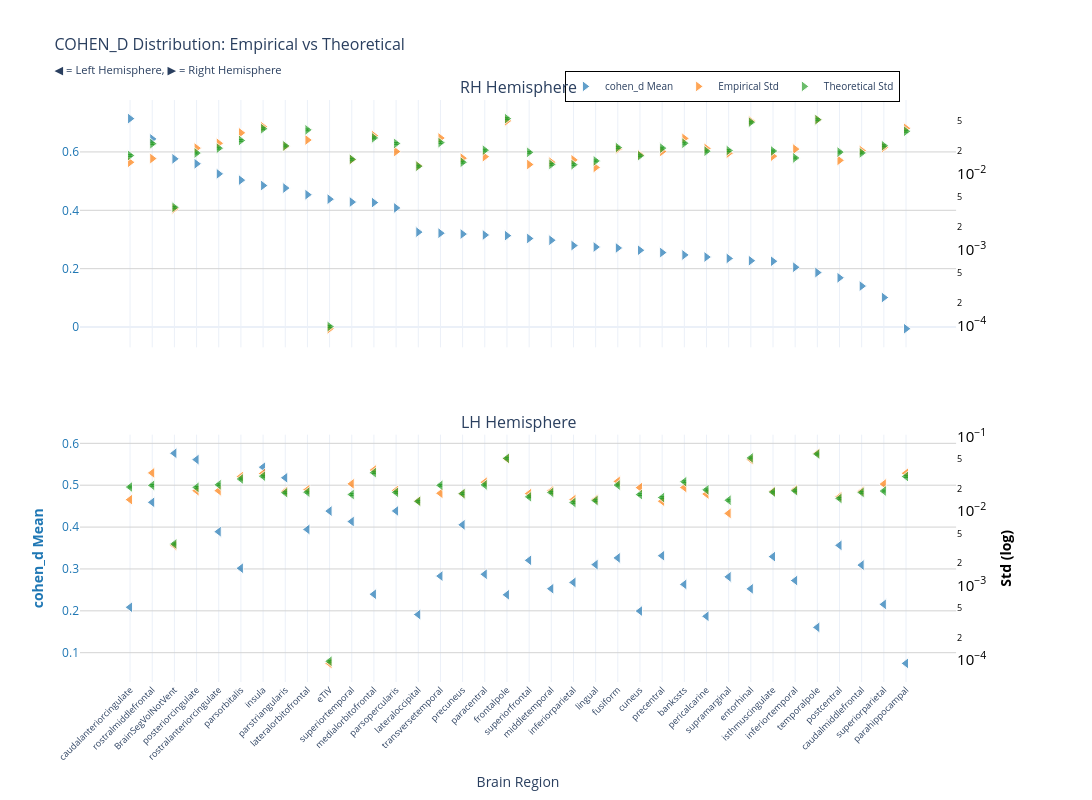
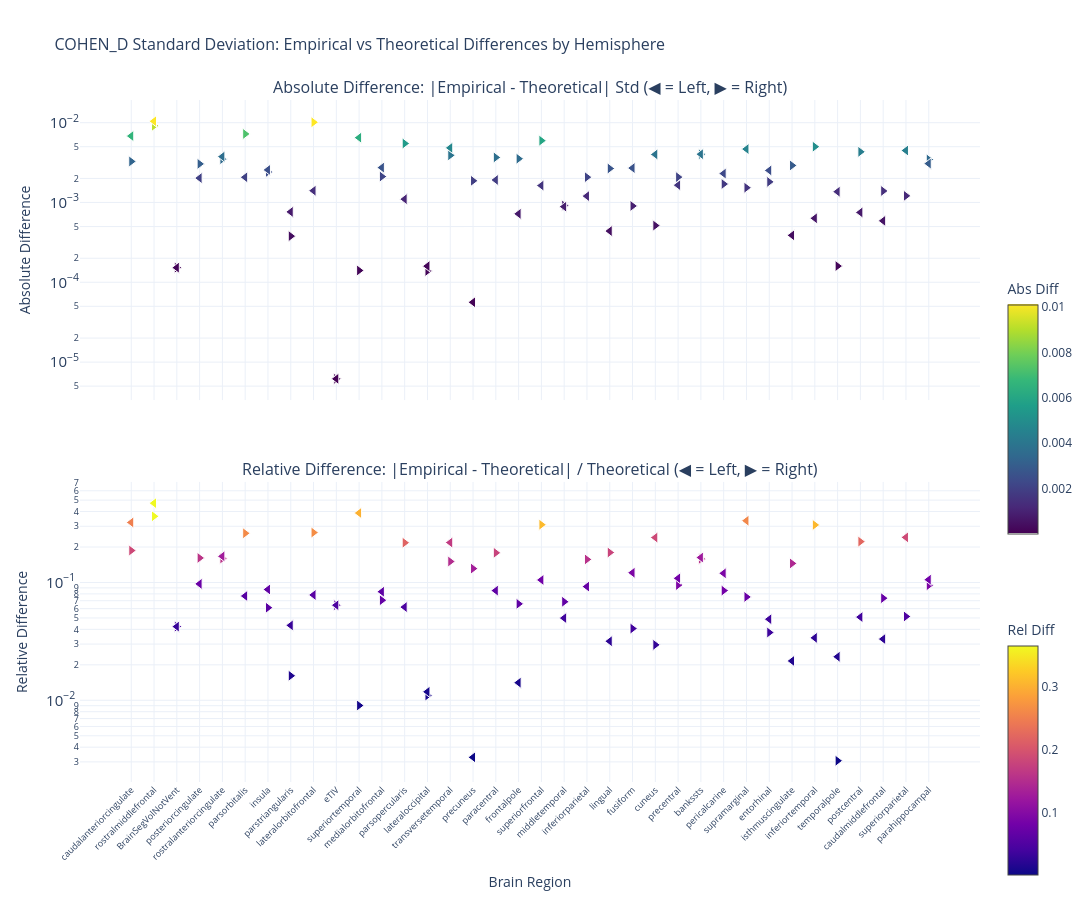

The code cell stored with these charts, in order, in its notebook:
### Markdown cell above
### p-value

### Code cell
nu_nav = df_npvr[(df_npvr["timepoint"] == "baseline") & (df_npvr["group"] == "HC-PD")]
data_path = stats_dir / f"cohen_d_baseline_{METRIC}.parquet"
df, stats = get_test_stats(
    data_path, stat_functions_F, nu_nav, hemisphere=True, study="baseline"
)
show_figure(
    stats, hemisphere=True, stat_name="cohen_d", study="baseline", metric=METRIC
)

### Figure 1 — Plotly figure (JSON) as saved in the notebook; plotly's stock layout.template omitted (floating-point values rounded to 4 significant figures)
{"data": [{"hovertemplate": "<b>%{x}</b><br>Mean cohen_d: %{y:.2f}<br><extra></extra>", "legendgroup": "mean", "marker": {"color": "#1f77b4", "line": {"color": "white", "width": 1}, "opacity": 0.7, "size": 10, "symbol": "triangle-right"}, "mode": "markers", "name": "cohen_d Mean", "showlegend": true, "type": "scatter", "x": ["caudalanteriorcingulate", "rostralmiddlefrontal", "BrainSegVolNotVent", "posteriorcingulate", "rostralanteriorcingulate", "parsorbitalis", "insula", "parstriangularis", "lateralorbitofrontal", "eTIV", "superiortemporal", "medialorbitofrontal", "parsopercularis", "lateraloccipital", "transversetemporal", "precuneus", "paracentral", "frontalpole", "superiorfrontal", "middletemporal", "inferiorparietal", "lingual", "fusiform", "cuneus", "precentral", "bankssts", "pericalcarine", "supramarginal", "entorhinal", "isthmuscingulate", "inferiortemporal", "temporalpole", "postcentral", "caudalmiddlefrontal", "superiorparietal", "parahippocampal"], "xaxis": "x", "y": [0.7142, 0.6446, 0.5763, 0.5594, 0.5249, 0.5034, 0.4848, 0.4762, 0.4535, 0.4382, 0.4283, 0.4265, 0.4081, 0.3252, 0.3216, 0.3186, 0.3153, 0.3132, 0.3035, 0.2974, 0.2792, 0.2742, 0.2709, 0.2631, 0.2551, 0.247, 0.2399, 0.2351, 0.2273, 0.2254, 0.205, 0.1866, 0.1688, 0.1403, 0.1011, -0.005829], "yaxis": "y"}, {"hovertemplate": "<b>%{x}</b><br>Empirical Std: %{y:.3f}<br><extra></extra>", "legendgroup": "empirical", "marker": {"color": "#ff7f0e", "line": {"color": "white", "width": 1}, "opacity": 0.7, "size": 10, "symbol": "triangle-right"}, "mode": "markers", "name": "Empirical Std", "showlegend": true, "type": "scatter", "x": ["caudalanteriorcingulate", "rostralmiddlefrontal", "BrainSegVolNotVent", "posteriorcingulate", "rostralanteriorcingulate", "parsorbitalis", "insula", "parstriangularis", "lateralorbitofrontal", "eTIV", "superiortemporal", "medialorbitofrontal", "parsopercularis", "lateraloccipital", "transversetemporal", "precuneus", "paracentral", "frontalpole", "superiorfrontal", "middletemporal", "inferiorparietal", "lingual", "fusiform", "cuneus", "precentral", "bankssts", "pericalcarine", "supramarginal", "entorhinal", "isthmuscingulate", "inferiortemporal", "temporalpole", "postcentral", "caudalmiddlefrontal", "superiorparietal", "parahippocampal"], "xaxis": "x", "y": [0.01424, 0.01594, 0.003462, 0.0219, 0.02535, 0.03485, 0.0419, 0.02306, 0.02803, 9.012e-05, 0.01543, 0.03201, 0.01973, 0.01277, 0.02978, 0.01612, 0.01689, 0.05018, 0.0133, 0.01427, 0.01531, 0.01218, 0.02138, 0.01791, 0.01981, 0.02943, 0.02167, 0.0188, 0.04999, 0.01715, 0.02125, 0.05187, 0.01509, 0.02033, 0.02233, 0.03998], "yaxis": "y2"}, {"error_y": {"array": [0.0004904, 0.0007027, 0.0001013, 0.0005284, 0.0006122, 0.0007741, 0.001106, 0.0006568, 0.001069, 2.698e-06, 0.0004363, 0.0008376, 0.0007064, 0.000354, 0.0007252, 0.0003993, 0.0005761, 0.001505, 0.0005394, 0.0003742, 0.0003708, 0.000416, 0.0006243, 0.0004875, 0.0006131, 0.0007118, 0.0005594, 0.0005697, 0.00135, 0.0005622, 0.0004552, 0.001458, 0.0005435, 0.0005305, 0.0006596, 0.001023], "arrayminus": [0.0004768, 0.0006832, 9.848e-05, 0.0005137, 0.0005953, 0.0007526, 0.001076, 0.0006386, 0.001039, 2.623e-06, 0.0004242, 0.0008143, 0.0006869, 0.0003442, 0.0007051, 0.0003882, 0.0005601, 0.001463, 0.0005245, 0.0003639, 0.0003605, 0.0004044, 0.000607, 0.0004739, 0.0005962, 0.0006921, 0.0005439, 0.0005539, 0.001313, 0.0005466, 0.0004426, 0.001417, 0.0005284, 0.0005158, 0.0006413, 0.0009948], "color": "#2ca02c", "thickness": 1, "type": "data", "visible": true, "width": 2}, "hovertemplate": "<b>%{x}</b><br>Theoretical Std: %{y:.3f}<br><extra></extra>", "legendgroup": "theoretical", "marker": {"color": "#2ca02c", "line": {"color": "white", "width": 1}, "opacity": 0.7, "size": 10, "symbol": "triangle-right"}, "mode": "markers", "name": "Theoretical Std", "showlegend": true, "type": "scatter", "x": ["caudalanteriorcingulate", "rostralmiddlefrontal", "BrainSegVolNotVent", "posteriorcingulate", "rostralanteriorcingulate", "parsorbitalis", "insula", "parstriangularis", "lateralorbitofrontal", "eTIV", "superiortemporal", "medialorbitofrontal", "parsopercularis", "lateraloccipital", "transversetemporal", "precuneus", "paracentral", "frontalpole", "superiorfrontal", "middletemporal", "inferiorparietal", "lingual", "fusiform", "cuneus", "precentral", "bankssts", "pericalcarine", "supramarginal", "entorhinal", "isthmuscingulate", "inferiortemporal", "temporalpole", "postcentral", "caudalmiddlefrontal", "superiorparietal", "parahippocampal"], "xaxis": "x", "y": [0.0175, 0.02508, 0.003615, 0.01886, 0.02185, 0.02763, 0.03949, 0.02344, 0.03815, 9.63e-05, 0.01557, 0.02989, 0.02521, 0.01263, 0.02588, 0.01425, 0.02056, 0.05371, 0.01925, 0.01336, 0.01323, 0.01485, 0.02228, 0.0174, 0.02188, 0.02541, 0.01997, 0.02033, 0.04818, 0.02007, 0.01625, 0.05203, 0.0194, 0.01894, 0.02354, 0.03652], "yaxis": "y2"}, {"hovertemplate": "<b>%{x}</b><br>Mean cohen_d: %{y:.2f}<br><extra></extra>", "legendgroup": "mean", "marker": {"color": "#1f77b4", "line": {"color": "white", "width": 1}, "opacity": 0.7, "size": 10, "symbol": "triangle-left"}, "mode": "markers", "name": "cohen_d Mean", "showlegend": false, "type": "scatter", "x": ["BrainSegVolNotVent", "posteriorcingulate", "insula", "parstriangularis", "rostralmiddlefrontal", "parsopercularis", "eTIV", "superiortemporal", "precuneus", "lateralorbitofrontal", "rostralanteriorcingulate", "postcentral", "precentral", "isthmuscingulate", "fusiform", "superiorfrontal", "lingual", "caudalmiddlefrontal", "parsorbitalis", "paracentral", "transversetemporal", "supramarginal", "inferiortemporal", "inferiorparietal", "bankssts", "middletemporal", "entorhinal", "medialorbitofrontal", "frontalpole", "superiorparietal", "caudalanteriorcingulate", "cuneus", "lateraloccipital", "pericalcarine", "temporalpole", "parahippocampal"], "xaxis": "x2", "y": [0.5763, 0.5611, 0.5431, 0.5178, 0.4591, 0.4385, 0.4382, 0.4132, 0.4054, 0.3944, 0.389, 0.3563, 0.3316, 0.3295, 0.3264, 0.3206, 0.3103, 0.3093, 0.3018, 0.2874, 0.283, 0.2811, 0.2723, 0.2679, 0.2632, 0.2528, 0.2525, 0.2397, 0.2383, 0.2155, 0.2085, 0.1994, 0.1911, 0.187, 0.1605, 0.0745], "yaxis": "y3"}, {"hovertemplate": "<b>%{x}</b><br>Empirical Std: %{y:.3f}<br><extra></extra>", "legendgroup": "empirical", "marker": {"color": "#ff7f0e", "line": {"color": "white", "width": 1}, "opacity": 0.7, "size": 10, "symbol": "triangle-left"}, "mode": "markers", "name": "Empirical Std", "showlegend": false, "type": "scatter", "x": ["BrainSegVolNotVent", "posteriorcingulate", "insula", "parstriangularis", "rostralmiddlefrontal", "parsopercularis", "eTIV", "superiortemporal", "precuneus", "lateralorbitofrontal", "rostralanteriorcingulate", "postcentral", "precentral", "isthmuscingulate", "fusiform", "superiorfrontal", "lingual", "caudalmiddlefrontal", "parsorbitalis", "paracentral", "transversetemporal", "supramarginal", "inferiortemporal", "inferiorparietal", "bankssts", "middletemporal", "entorhinal", "medialorbitofrontal", "frontalpole", "superiorparietal", "caudalanteriorcingulate", "cuneus", "lateraloccipital", "pericalcarine", "temporalpole", "parahippocampal"], "xaxis": "x2", "y": [0.003462, 0.01877, 0.03191, 0.0184, 0.03254, 0.01892, 9.012e-05, 0.02318, 0.01708, 0.01933, 0.01877, 0.01553, 0.01355, 0.01835, 0.02503, 0.01714, 0.01427, 0.01838, 0.02903, 0.02437, 0.01733, 0.009302, 0.01936, 0.01423, 0.02073, 0.01868, 0.04918, 0.0355, 0.05033, 0.02304, 0.01423, 0.02064, 0.01367, 0.01695, 0.05967, 0.03214], "yaxis": "y4"}, {"error_y": {"array": [0.0001013, 0.0005826, 0.0008224, 0.000494, 0.0006198, 0.0004994, 2.698e-06, 0.0004677, 0.0004801, 0.0005024, 0.0006311, 0.0004141, 0.0004257, 0.0005033, 0.0006255, 0.0004346, 0.0003874, 0.0004984, 0.0007554, 0.0006291, 0.0006209, 0.0003915, 0.0005246, 0.0003651, 0.0006936, 0.0004985, 0.001449, 0.000918, 0.00143, 0.0005201, 0.0005891, 0.0004663, 0.0003785, 0.0005393, 0.001634, 0.0008145], "arrayminus": [9.848e-05, 0.0005664, 0.0007996, 0.0004804, 0.0006026, 0.0004855, 2.623e-06, 0.0004548, 0.0004668, 0.0004884, 0.0006136, 0.0004026, 0.0004139, 0.0004893, 0.0006082, 0.0004226, 0.0003767, 0.0004846, 0.0007344, 0.0006116, 0.0006037, 0.0003806, 0.0005101, 0.000355, 0.0006744, 0.0004847, 0.001409, 0.0008925, 0.001391, 0.0005057, 0.0005727, 0.0004533, 0.000368, 0.0005244, 0.001588, 0.000792], "color": "#2ca02c", "thickness": 1, "type": "data", "visible": true, "width": 2}, "hovertemplate": "<b>%{x}</b><br>Theoretical Std: %{y:.3f}<br><extra></extra>", "legendgroup": "theoretical", "marker": {"color": "#2ca02c", "line": {"color": "white", "width": 1}, "opacity": 0.7, "size": 10, "symbol": "triangle-left"}, "mode": "markers", "name": "Theoretical Std", "showlegend": false, "type": "scatter", "x": ["BrainSegVolNotVent", "posteriorcingulate", "insula", "parstriangularis", "rostralmiddlefrontal", "parsopercularis", "eTIV", "superiortemporal", "precuneus", "lateralorbitofrontal", "rostralanteriorcingulate", "postcentral", "precentral", "isthmuscingulate", "fusiform", "superiorfrontal", "lingual", "caudalmiddlefrontal", "parsorbitalis", "paracentral", "transversetemporal", "supramarginal", "inferiortemporal", "inferiorparietal", "bankssts", "middletemporal", "entorhinal", "medialorbitofrontal", "frontalpole", "superiorparietal", "caudalanteriorcingulate", "cuneus", "lateraloccipital", "pericalcarine", "temporalpole", "parahippocampal"], "xaxis": "x2", "y": [0.003615, 0.02079, 0.02935, 0.01763, 0.02212, 0.01782, 9.63e-05, 0.01669, 0.01714, 0.01793, 0.02253, 0.01478, 0.01519, 0.01796, 0.02233, 0.01551, 0.01383, 0.01779, 0.02696, 0.02245, 0.02216, 0.01397, 0.01872, 0.01303, 0.02476, 0.01779, 0.05171, 0.03276, 0.05105, 0.01856, 0.02102, 0.01664, 0.01351, 0.01925, 0.05831, 0.02907], "yaxis": "y4"}], "layout": {"annotations": [{"font": {"size": 16}, "showarrow": false, "text": "RH Hemisphere", "x": 0.47, "xanchor": "center", "xref": "paper", "y": 1, "yanchor": "bottom", "yref": "paper"}, {"font": {"size": 16}, "showarrow": false, "text": "LH Hemisphere", "x": 0.47, "xanchor": "center", "xref": "paper", "y": 0.425, "yanchor": "bottom", "yref": "paper"}], "height": 800, "hovermode": "x", "legend": {"bgcolor": "rgba(255, 255, 255, 0.9)", "bordercolor": "black", "borderwidth": 1, "font": {"size": 10}, "orientation": "h", "x": 0.7, "xanchor": "center", "y": 1.05}, "title": {"font": {"size": 16}, "text": "COHEN_D Distribution: Empirical vs Theoretical<br><sub>◀ = Left Hemisphere, ▶ = Right Hemisphere</sub>"}, "width": 1400, "xaxis": {"anchor": "y", "domain": [0, 0.94], "matches": "x2", "showticklabels": false}, "xaxis2": {"anchor": "y3", "domain": [0, 0.94], "tickangle": -45, "tickfont": {"size": 9}, "title": {"text": "Brain Region"}}, "yaxis": {"anchor": "x", "domain": [0.575, 1], "gridcolor": "lightgray", "showgrid": true, "tickfont": {"color": "#1f77b4"}, "title": {"font": {"color": "#1f77b4"}, "text": ""}}, "yaxis2": {"anchor": "x", "exponentformat": "power", "overlaying": "y", "showgrid": false, "side": "right", "tickfont": {"color": "black"}, "title": {"font": {"color": "black"}, "text": ""}, "type": "log"}, "yaxis3": {"anchor": "x2", "domain": [0, 0.425], "gridcolor": "lightgray", "showgrid": true, "tickfont": {"color": "#1f77b4"}, "title": {"font": {"color": "#1f77b4"}, "text": "<b>cohen_d Mean</b>"}}, "yaxis4": {"anchor": "x2", "exponentformat": "power", "overlaying": "y3", "showgrid": false, "side": "right", "tickfont": {"color": "black"}, "title": {"font": {"color": "black"}, "text": "<b>Std (log)</b>"}, "type": "log"}}}

### Figure 2 — Plotly figure (JSON) as saved in the notebook; plotly's stock layout.template omitted (floating-point values rounded to 4 significant figures)
{"data": [{"hovertemplate": "<b>%{x}</b><br>Hemisphere: %{text}<br>Abs Diff: %{y:.4f}<br><extra></extra>", "legendgroup": "abs_rh", "marker": {"color": [0.003267, 0.00914, 0.0001526, 0.003045, 0.003494, 0.007226, 0.002411, 0.0003788, 0.01012, 6.176e-06, 0.0001407, 0.002113, 0.005485, 0.0001388, 0.003898, 0.001869, 0.00367, 0.003537, 0.005956, 0.0009164, 0.002076, 0.002666, 0.0009052, 0.0005139, 0.002079, 0.004028, 0.001703, 0.001532, 0.001812, 0.002912, 0.005, 0.0001597, 0.004309, 0.001394, 0.001211, 0.003458], "colorbar": {"len": 0.4, "title": {"text": "Abs Diff"}, "y": 0.75, "yanchor": "top"}, "colorscale": [[0, "#440154"], [0.1111, "#482878"], [0.2222, "#3e4989"], [0.3333, "#31688e"], [0.4444, "#26828e"], [0.5556, "#1f9e89"], [0.6667, "#35b779"], [0.7778, "#6ece58"], [0.8889, "#b5de2b"], [1, "#fde725"]], "line": {"color": "white", "width": 1}, "showscale": true, "size": 10, "symbol": "triangle-right"}, "mode": "markers", "name": "Absolute (rh)", "showlegend": false, "text": ["rh", "rh", "rh", "rh", "rh", "rh", "rh", "rh", "rh", "rh", "rh", "rh", "rh", "rh", "rh", "rh", "rh", "rh", "rh", "rh", "rh", "rh", "rh", "rh", "rh", "rh", "rh", "rh", "rh", "rh", "rh", "rh", "rh", "rh", "rh", "rh"], "type": "scatter", "x": ["caudalanteriorcingulate", "rostralmiddlefrontal", "BrainSegVolNotVent", "posteriorcingulate", "rostralanteriorcingulate", "parsorbitalis", "insula", "parstriangularis", "lateralorbitofrontal", "eTIV", "superiortemporal", "medialorbitofrontal", "parsopercularis", "lateraloccipital", "transversetemporal", "precuneus", "paracentral", "frontalpole", "superiorfrontal", "middletemporal", "inferiorparietal", "lingual", "fusiform", "cuneus", "precentral", "bankssts", "pericalcarine", "supramarginal", "entorhinal", "isthmuscingulate", "inferiortemporal", "temporalpole", "postcentral", "caudalmiddlefrontal", "superiorparietal", "parahippocampal"], "xaxis": "x", "y": [0.003267, 0.00914, 0.0001526, 0.003045, 0.003494, 0.007226, 0.002411, 0.0003788, 0.01012, 6.176e-06, 0.0001407, 0.002113, 0.005485, 0.0001388, 0.003898, 0.001869, 0.00367, 0.003537, 0.005956, 0.0009164, 0.002076, 0.002666, 0.0009052, 0.0005139, 0.002079, 0.004028, 0.001703, 0.001532, 0.001812, 0.002912, 0.005, 0.0001597, 0.004309, 0.001394, 0.001211, 0.003458], "yaxis": "y"}, {"hovertemplate": "<b>%{x}</b><br>Hemisphere: %{text}<br>Rel Diff: %{y:.2%}<br><extra></extra>", "legendgroup": "rel_rh", "marker": {"color": [0.1867, 0.3644, 0.0422, 0.1615, 0.1599, 0.2615, 0.06107, 0.01616, 0.2653, 0.06413, 0.009035, 0.07068, 0.2175, 0.01099, 0.1506, 0.1311, 0.1785, 0.06584, 0.3093, 0.06861, 0.1569, 0.1796, 0.04062, 0.02954, 0.095, 0.1586, 0.08531, 0.07537, 0.03762, 0.1451, 0.3078, 0.003069, 0.2222, 0.0736, 0.05144, 0.09469], "colorbar": {"len": 0.4, "title": {"text": "Rel Diff"}, "y": 0.25, "yanchor": "top"}, "colorscale": [[0, "#0d0887"], [0.1111, "#46039f"], [0.2222, "#7201a8"], [0.3333, "#9c179e"], [0.4444, "#bd3786"], [0.5556, "#d8576b"], [0.6667, "#ed7953"], [0.7778, "#fb9f3a"], [0.8889, "#fdca26"], [1, "#f0f921"]], "line": {"color": "white", "width": 1}, "showscale": true, "size": 10, "symbol": "triangle-right"}, "mode": "markers", "name": "Relative (rh)", "showlegend": false, "text": ["rh", "rh", "rh", "rh", "rh", "rh", "rh", "rh", "rh", "rh", "rh", "rh", "rh", "rh", "rh", "rh", "rh", "rh", "rh", "rh", "rh", "rh", "rh", "rh", "rh", "rh", "rh", "rh", "rh", "rh", "rh", "rh", "rh", "rh", "rh", "rh"], "type": "scatter", "x": ["caudalanteriorcingulate", "rostralmiddlefrontal", "BrainSegVolNotVent", "posteriorcingulate", "rostralanteriorcingulate", "parsorbitalis", "insula", "parstriangularis", "lateralorbitofrontal", "eTIV", "superiortemporal", "medialorbitofrontal", "parsopercularis", "lateraloccipital", "transversetemporal", "precuneus", "paracentral", "frontalpole", "superiorfrontal", "middletemporal", "inferiorparietal", "lingual", "fusiform", "cuneus", "precentral", "bankssts", "pericalcarine", "supramarginal", "entorhinal", "isthmuscingulate", "inferiortemporal", "temporalpole", "postcentral", "caudalmiddlefrontal", "superiorparietal", "parahippocampal"], "xaxis": "x2", "y": [0.1867, 0.3644, 0.0422, 0.1615, 0.1599, 0.2615, 0.06107, 0.01616, 0.2653, 0.06413, 0.009035, 0.07068, 0.2175, 0.01099, 0.1506, 0.1311, 0.1785, 0.06584, 0.3093, 0.06861, 0.1569, 0.1796, 0.04062, 0.02954, 0.095, 0.1586, 0.08531, 0.07537, 0.03762, 0.1451, 0.3078, 0.003069, 0.2222, 0.0736, 0.05144, 0.09469], "yaxis": "y2"}, {"hovertemplate": "<b>%{x}</b><br>Hemisphere: %{text}<br>Abs Diff: %{y:.4f}<br><extra></extra>", "legendgroup": "abs_lh", "marker": {"color": [0.0001526, 0.002023, 0.00256, 0.0007625, 0.01042, 0.001102, 6.176e-06, 0.006487, 5.62e-05, 0.001405, 0.003754, 0.0007512, 0.001649, 0.0003875, 0.002701, 0.001629, 0.0004387, 0.0005887, 0.002069, 0.001915, 0.004834, 0.004671, 0.0006341, 0.001202, 0.004031, 0.0008868, 0.002523, 0.002735, 0.0007204, 0.004481, 0.006796, 0.004001, 0.0001594, 0.002303, 0.001365, 0.00307], "colorbar": {"len": 0.4, "title": {"text": "Abs Diff"}, "y": 0.75, "yanchor": "top"}, "colorscale": [[0, "#440154"], [0.1111, "#482878"], [0.2222, "#3e4989"], [0.3333, "#31688e"], [0.4444, "#26828e"], [0.5556, "#1f9e89"], [0.6667, "#35b779"], [0.7778, "#6ece58"], [0.8889, "#b5de2b"], [1, "#fde725"]], "line": {"color": "white", "width": 1}, "showscale": false, "size": 10, "symbol": "triangle-left"}, "mode": "markers", "name": "Absolute (lh)", "showlegend": false, "text": ["lh", "lh", "lh", "lh", "lh", "lh", "lh", "lh", "lh", "lh", "lh", "lh", "lh", "lh", "lh", "lh", "lh", "lh", "lh", "lh", "lh", "lh", "lh", "lh", "lh", "lh", "lh", "lh", "lh", "lh", "lh", "lh", "lh", "lh", "lh", "lh"], "type": "scatter", "x": ["BrainSegVolNotVent", "posteriorcingulate", "insula", "parstriangularis", "rostralmiddlefrontal", "parsopercularis", "eTIV", "superiortemporal", "precuneus", "lateralorbitofrontal", "rostralanteriorcingulate", "postcentral", "precentral", "isthmuscingulate", "fusiform", "superiorfrontal", "lingual", "caudalmiddlefrontal", "parsorbitalis", "paracentral", "transversetemporal", "supramarginal", "inferiortemporal", "inferiorparietal", "bankssts", "middletemporal", "entorhinal", "medialorbitofrontal", "frontalpole", "superiorparietal", "caudalanteriorcingulate", "cuneus", "lateraloccipital", "pericalcarine", "temporalpole", "parahippocampal"], "xaxis": "x", "y": [0.0001526, 0.002023, 0.00256, 0.0007625, 0.01042, 0.001102, 6.176e-06, 0.006487, 5.62e-05, 0.001405, 0.003754, 0.0007512, 0.001649, 0.0003875, 0.002701, 0.001629, 0.0004387, 0.0005887, 0.002069, 0.001915, 0.004834, 0.004671, 0.0006341, 0.001202, 0.004031, 0.0008868, 0.002523, 0.002735, 0.0007204, 0.004481, 0.006796, 0.004001, 0.0001594, 0.002303, 0.001365, 0.00307], "yaxis": "y"}, {"hovertemplate": "<b>%{x}</b><br>Hemisphere: %{text}<br>Rel Diff: %{y:.2%}<br><extra></extra>", "legendgroup": "rel_lh", "marker": {"color": [0.0422, 0.09727, 0.08721, 0.04324, 0.471, 0.06181, 0.06413, 0.3886, 0.00328, 0.07837, 0.1666, 0.05083, 0.1085, 0.02157, 0.121, 0.105, 0.03173, 0.03309, 0.07675, 0.08528, 0.2181, 0.3343, 0.03387, 0.09226, 0.1628, 0.04984, 0.04879, 0.08347, 0.01411, 0.2414, 0.3233, 0.2404, 0.0118, 0.1196, 0.02342, 0.1056], "colorbar": {"len": 0.4, "title": {"text": "Rel Diff"}, "y": 0.25, "yanchor": "top"}, "colorscale": [[0, "#0d0887"], [0.1111, "#46039f"], [0.2222, "#7201a8"], [0.3333, "#9c179e"], [0.4444, "#bd3786"], [0.5556, "#d8576b"], [0.6667, "#ed7953"], [0.7778, "#fb9f3a"], [0.8889, "#fdca26"], [1, "#f0f921"]], "line": {"color": "white", "width": 1}, "showscale": false, "size": 10, "symbol": "triangle-left"}, "mode": "markers", "name": "Relative (lh)", "showlegend": false, "text": ["lh", "lh", "lh", "lh", "lh", "lh", "lh", "lh", "lh", "lh", "lh", "lh", "lh", "lh", "lh", "lh", "lh", "lh", "lh", "lh", "lh", "lh", "lh", "lh", "lh", "lh", "lh", "lh", "lh", "lh", "lh", "lh", "lh", "lh", "lh", "lh"], "type": "scatter", "x": ["BrainSegVolNotVent", "posteriorcingulate", "insula", "parstriangularis", "rostralmiddlefrontal", "parsopercularis", "eTIV", "superiortemporal", "precuneus", "lateralorbitofrontal", "rostralanteriorcingulate", "postcentral", "precentral", "isthmuscingulate", "fusiform", "superiorfrontal", "lingual", "caudalmiddlefrontal", "parsorbitalis", "paracentral", "transversetemporal", "supramarginal", "inferiortemporal", "inferiorparietal", "bankssts", "middletemporal", "entorhinal", "medialorbitofrontal", "frontalpole", "superiorparietal", "caudalanteriorcingulate", "cuneus", "lateraloccipital", "pericalcarine", "temporalpole", "parahippocampal"], "xaxis": "x2", "y": [0.0422, 0.09727, 0.08721, 0.04324, 0.471, 0.06181, 0.06413, 0.3886, 0.00328, 0.07837, 0.1666, 0.05083, 0.1085, 0.02157, 0.121, 0.105, 0.03173, 0.03309, 0.07675, 0.08528, 0.2181, 0.3343, 0.03387, 0.09226, 0.1628, 0.04984, 0.04879, 0.08347, 0.01411, 0.2414, 0.3233, 0.2404, 0.0118, 0.1196, 0.02342, 0.1056], "yaxis": "y2"}], "layout": {"annotations": [{"font": {"size": 16}, "showarrow": false, "text": "Absolute Difference: |Empirical - Theoretical| Std (◀ = Left, ▶ = Right)", "x": 0.5, "xanchor": "center", "xref": "paper", "y": 1, "yanchor": "bottom", "yref": "paper"}, {"font": {"size": 16}, "showarrow": false, "text": "Relative Difference: |Empirical - Theoretical| / Theoretical (◀ = Left, ▶ = Right)", "x": 0.5, "xanchor": "center", "xref": "paper", "y": 0.44, "yanchor": "bottom", "yref": "paper"}], "height": 900, "hovermode": "x unified", "showlegend": false, "title": {"font": {"size": 16}, "text": "COHEN_D Standard Deviation: Empirical vs Theoretical Differences by Hemisphere"}, "width": 1400, "xaxis": {"anchor": "y", "domain": [0, 1], "showticklabels": false}, "xaxis2": {"anchor": "y2", "domain": [0, 1], "tickangle": -45, "tickfont": {"size": 9}, "title": {"text": "Brain Region"}}, "yaxis": {"anchor": "x", "domain": [0.56, 1], "exponentformat": "power", "title": {"text": "Absolute Difference"}, "type": "log"}, "yaxis2": {"anchor": "x2", "domain": [0, 0.44], "exponentformat": "power", "title": {"text": "Relative Difference"}, "type": "log"}}}
